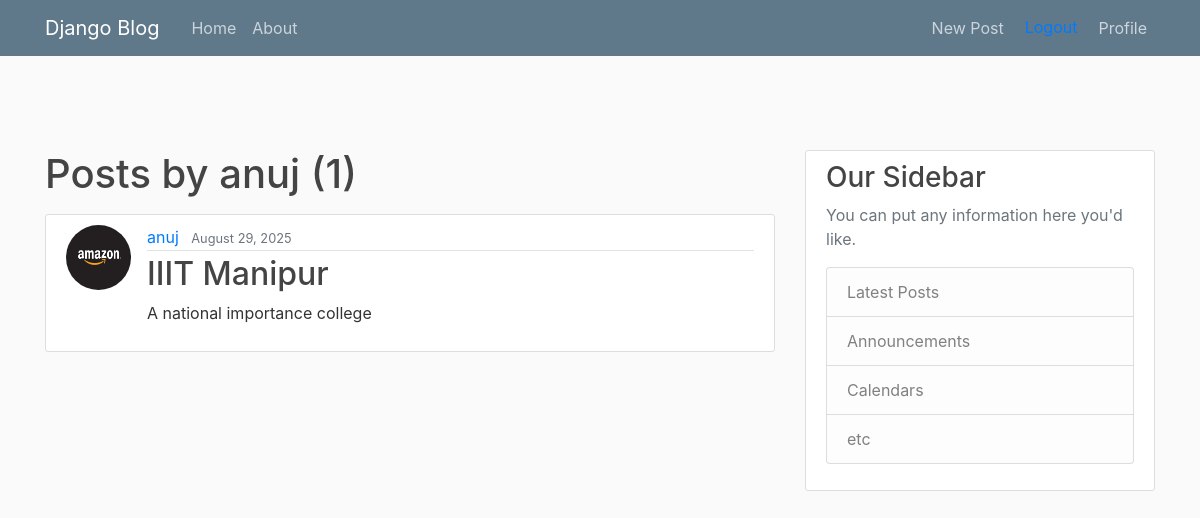
/user/anuj/ (signed in), run on the app's committed database.
### blog/models.py (models this page shows, shortened)
class Post(models.Model):
    title=models.CharField(max_length=100)
    content= models.TextField()
    date_posted=models.DateTimeField(default=timezone.now)
    author=models.ForeignKey(User,on_delete=models.CASCADE)

### users/models.py (models this page shows, shortened)
class Profile(models.Model):
    user = models.OneToOneField(User, on_delete=models.CASCADE)
    image = models.ImageField(default='default.jpg', upload_to='profile_pics')

### blog/views.py (the view)
# urls.py: path('user/<str:username>/',UserPostListView.as_view(),name='user-posts'),
class UserPostListView(ListView):
    model=Post
    template_name='blog/user_posts.html'
    context_object_name='posts'
    paginate_by=3
    def get_queryset(self):
        user=get_object_or_404(User,username=self.kwargs.get('username'))
        return Post.objects.filter(author=user).order_by('-date_posted')

### blog/templates/blog/user_posts.html (shortened to what this page needs)
{% extends "blog/base.html" %}
{% block content %}
 <h1 class="mb-3">Posts by {{ view.kwargs.username }} ({{ page_obj.paginator.count }})</h1>
  {% for post in posts %}
    <article class="media content-section">
      <img class="rounded-circle article-img" src="{{ post.author.profile.image.url }}">
      <div class="media-body">
        <div class="article-metadata">
          <a class="mr-2" href="{% url 'user-posts' post.author.username %}">{{ post.author }}</a>
          <small class="text-muted">{{ post.date_posted|date:"F d, Y" }}</small>
        </div>
        <h2><a class="article-title" href="{% url 'post-detail' post.id %}">{{ post.title }}</a></h2>
        <p class="article-content">{{ post.content }}</p>
      </div>
    </article>
  {% endfor %}
{% endblock content %}

### blog/static/blog/main.css (style rules this page uses)
body { background: #fafafa; color: #333333; margin-top: 5rem; }
h1, h2, h3, h4, h5, h6 { color: #444444; }
.content-section { background: #ffffff; padding: 10px 20px; border: 1px solid #dddddd; border-radius: 3px; margin-bottom: 20px; }
.article-title { color: #444444; }
.article-content { white-space: pre-line; }
.article-img { height: 65px; width: 65px; margin-right: 16px; }
.article-metadata { padding-bottom: 1px; margin-bottom: 4px; border-bottom: 1px solid #e3e3e3 }

### data on the page
Post: author.profile.image (picture), author "anuj", date_posted "August 29, 2025", title "IIIT Manipur", content "A national importance college"

### other printed values
{{ view.kwargs.username }} "anuj"
{{ page_obj.paginator.count }} "1"
